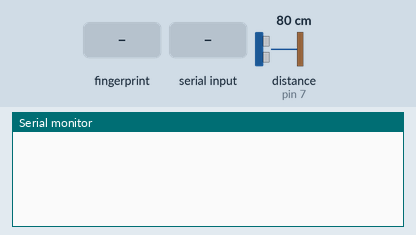
Recording of a sketch running on a simulated Arduino Mega 2560, built with avr-gcc and run on an emulated ATmega2560. On the bench: the last lines printed to the serial monitor. Inputs (shaded band) come from the test bench; at power-on: distance to the obstacle (sensor on pin 7) 80 cm. The echo pulse lasts 58.3 µs per cm.

Above: at 2.7 s.
2.8 s: finger stored as number 1 placed on the sensor
At 3.6 s:
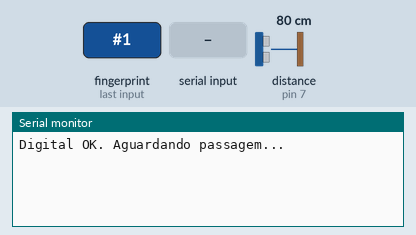
4.6 s: "U" received over Serial
At 5.8 s:
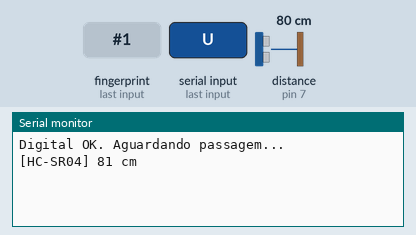
6.1 s: "e90\n" received over Serial
At 7.1 s:
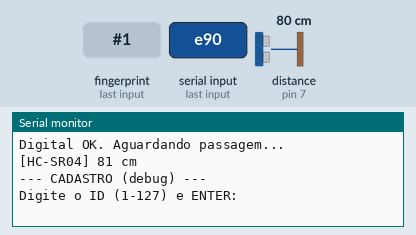
7.6 s: "90,45\n" received over Serial
At 8.7 s:
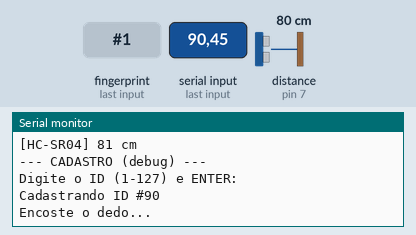
9.1 s: finger stored as number 1 placed on the sensor
At 9.9 s:
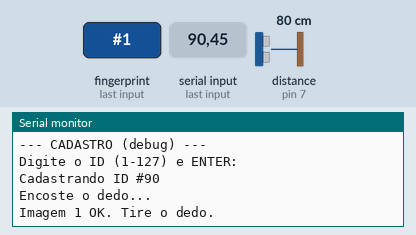
12.1 s: finger stored as number 1 placed on the sensor
At 13.0 s:
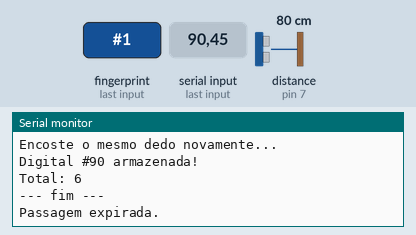

The sketch:

main_loop_arduino.ino
```cpp
/*
 * =====================================================================
 * Arduino Mega: AS608 + HC-SR04
 * =====================================================================
 *
 * Bibliotecas necessárias (Library Manager):
 * "Adafruit Fingerprint Sensor Library" (Adafruit)
 * "NewPing" (Tim Eckelmanns)
 * *
 * COMANDOS (Monitor Serial):
 * e → cadastrar digital (debug)
 * d → apagar todas as digitais (debug)
 * u → leitura única do ultrassônico
 * =====================================================================
 */
#include <Adafruit_Fingerprint.h>
#include <NewPing.h>

const uint8_t  LIMIAR_PRESENCA_CM    = 80;    // distância de detecção (cm)
const uint32_t DEBOUNCE_PRESENCA_MS  = 1000;  // intervalo mínimo entre passagens
const uint16_t MAX_DISTANCIA_CM      = 200;
const uint16_t INTERVALO_ULTRASSOM_MS = 100;  // polling mais rápido para porta
const uint32_t FP_BAUD               = 57600;
const uint32_t DEBOUNCE_DIGITAL_MS   = 2000;  // evita leitura dupla do mesmo toque
const uint32_t JANELA_CONFIRMACAO_MS  = 5000;

//  Pinos
#define TRIG_PIN  6
#define ECHO_PIN  7

NewPing sonar(TRIG_PIN, ECHO_PIN, MAX_DISTANCIA_CM);
Adafruit_Fingerprint finger(&Serial2);

//  Guarda o status de cada ID: true = entrou, false = saiu
//  IDs válidos: 1–127
bool     estadoUsuario[128]   = { false };
uint32_t ultimaLeituraDigital = 0;

// Pendente: digital lida aguardando confirmação do ultrassônico
int      idPendente           = -1;      // -1 = nenhum pendente
bool     tipoPendente         = false;   // false=entrada, true=saida
uint32_t tempoPendente        = 0;

uint32_t ultimaLeituraUltrassom = 0;
uint32_t ultimaPassagem         = 0;
bool     objetoNoLimiar         = false;

void emitirEvento(const char* evento, int biometriaId) {
  Serial.print(F("{\"evento\":\""));
  Serial.print(evento);
  Serial.print(F("\",\"biometriaId\":"));
  Serial.print(biometriaId);
  Serial.println(F("}"));
}

void taskFingerprint() {
  if (idPendente >= 0) return;

  uint32_t agora = millis();
  if (agora - ultimaLeituraDigital < DEBOUNCE_DIGITAL_MS) return;

  uint8_t p = finger.getImage();
  if (p != FINGERPRINT_OK) return;
  p = finger.image2Tz();
  if (p != FINGERPRINT_OK) return;

  p = finger.fingerSearch();
  if (p != FINGERPRINT_OK) {
    ultimaLeituraDigital = agora;
    return;
  }

  uint8_t id = finger.fingerID;
  ultimaLeituraDigital = agora;

  // Trava o sistema aguardando a passagem física
  idPendente    = id;
  tipoPendente  = estadoUsuario[id];
  tempoPendente = agora;

  Serial.println(F("Digital OK. Aguardando passagem..."));
}

void taskUltrassonico() {
  uint32_t agora = millis();
  if (agora - ultimaLeituraUltrassom < INTERVALO_ULTRASSOM_MS) return;
  ultimaLeituraUltrassom = agora;

  if (idPendente >= 0 && (agora - tempoPendente > JANELA_CONFIRMACAO_MS)) {
    idPendente = -1; // Cancela a entrada, a pessoa bateu o dedo mas não passou
    Serial.println(F("Passagem expirada."));
  }

  unsigned int distancia = sonar.ping_cm();
  bool objetoProximo = (distancia > 0 && distancia < LIMIAR_PRESENCA_CM);

  if (objetoProximo && !objetoNoLimiar) {
    objetoNoLimiar = true;
  }

  if (!objetoProximo && objetoNoLimiar && (agora - ultimaPassagem >= DEBOUNCE_PRESENCA_MS)) {
    objetoNoLimiar = false;
    ultimaPassagem = agora;

    if (idPendente >= 0) {
      const char* tipoEvento = tipoPendente ? "saida" : "entrada";
      estadoUsuario[idPendente] = !tipoPendente;

      emitirEvento(tipoEvento, idPendente);

      idPendente = -1;
    }
  }
}

uint8_t cadastrarDigital(uint8_t id) {
  uint8_t p = -1;
  Serial.println(F("Encoste o dedo..."));
  while (p != FINGERPRINT_OK) { p = finger.getImage(); delay(50); }

  p = finger.image2Tz(1);
  if (p != FINGERPRINT_OK) { Serial.println(F("Falha imagem 1.")); return p; }
  Serial.println(F("Imagem 1 OK. Tire o dedo."));

  delay(1500);
  while (finger.getImage() != FINGERPRINT_NOFINGER) delay(50);

  Serial.println(F("Encoste o mesmo dedo novamente..."));
  p = -1;
  while (p != FINGERPRINT_OK) { p = finger.getImage(); delay(50); }

  p = finger.image2Tz(2);
  if (p != FINGERPRINT_OK) { Serial.println(F("Falha imagem 2.")); return p; }

  p = finger.createModel();
  if (p != FINGERPRINT_OK) {
    Serial.println(F("Leituras nao bateram. Tente de novo."));
    return p;
  }

  p = finger.storeModel(id);
  if (p == FINGERPRINT_OK) {
    Serial.print(F("Digital #")); Serial.print(id); Serial.println(F(" armazenada!"));
  } else {
    Serial.println(F("Falha ao armazenar."));
  }
  return p;
}

void cadastrarFluxo() {
  Serial.println(F("\n--- CADASTRO (debug) ---"));
  Serial.print(F("Digite o ID (1-127) e ENTER: "));
  while (!Serial.available()) delay(10);
  int id = Serial.parseInt();
  while (Serial.available()) Serial.read();
  if (id < 1 || id > 127) { Serial.println(F("ID invalido.")); return; }
  Serial.print(F("\nCadastrando ID #")); Serial.println(id);
  cadastrarDigital((uint8_t)id);
  finger.getTemplateCount();
  Serial.print(F("Total: ")); Serial.println(finger.templateCount);
  Serial.println(F("--- fim ---\n"));
}

void apagarTudo() {
  Serial.println(F("\nApagando todas as digitais..."));
  if (finger.emptyDatabase() == FINGERPRINT_OK)
    Serial.println(F("Banco limpo.\n"));
  else
    Serial.println(F("Falha ao limpar.\n"));
}

void setup() {
  Serial.begin(9600);
  delay(400);

  Serial2.begin(FP_BAUD);
  finger.begin(FP_BAUD);
  delay(100);

  if (!finger.verifyPassword()) {
    Serial.println(F("AS608 nao encontrado"));
  } else {
    finger.getTemplateCount();
  }
}

void loop() {
  if (Serial.available()) {
    char cmd = (char)Serial.read();
    while (Serial.available()) Serial.read();
    switch (cmd) {
      case 'e': case 'E': cadastrarFluxo(); break;
      case 'd': case 'D': apagarTudo();     break;
      case 'u': case 'U': {
        unsigned int d = sonar.ping_cm();
        Serial.print(F("[HC-SR04] "));
        if (d > 0) { Serial.print(d); Serial.println(F(" cm")); }
        else         Serial.println(F("fora do alcance"));
        break;
      }
    }
  }

  taskUltrassonico();
  taskFingerprint();

  delay(20);
}
```

Measured:
- after the input at 2.8 s, the serial monitor: prints a new line after 0.31 s (image 1)
- after the input at 4.6 s, the serial monitor: prints a new line at once (image 2)
- after the input at 6.1 s, the serial monitor: prints a new line at once (image 3)
- after the input at 7.6 s, the serial monitor: prints a new line at once (image 4)
- after the input at 9.1 s, the serial monitor: prints a new line after 0.35 s (image 5)
- after the input at 12.1 s, the serial monitor: prints a new line after 0.33 s (image 6)
